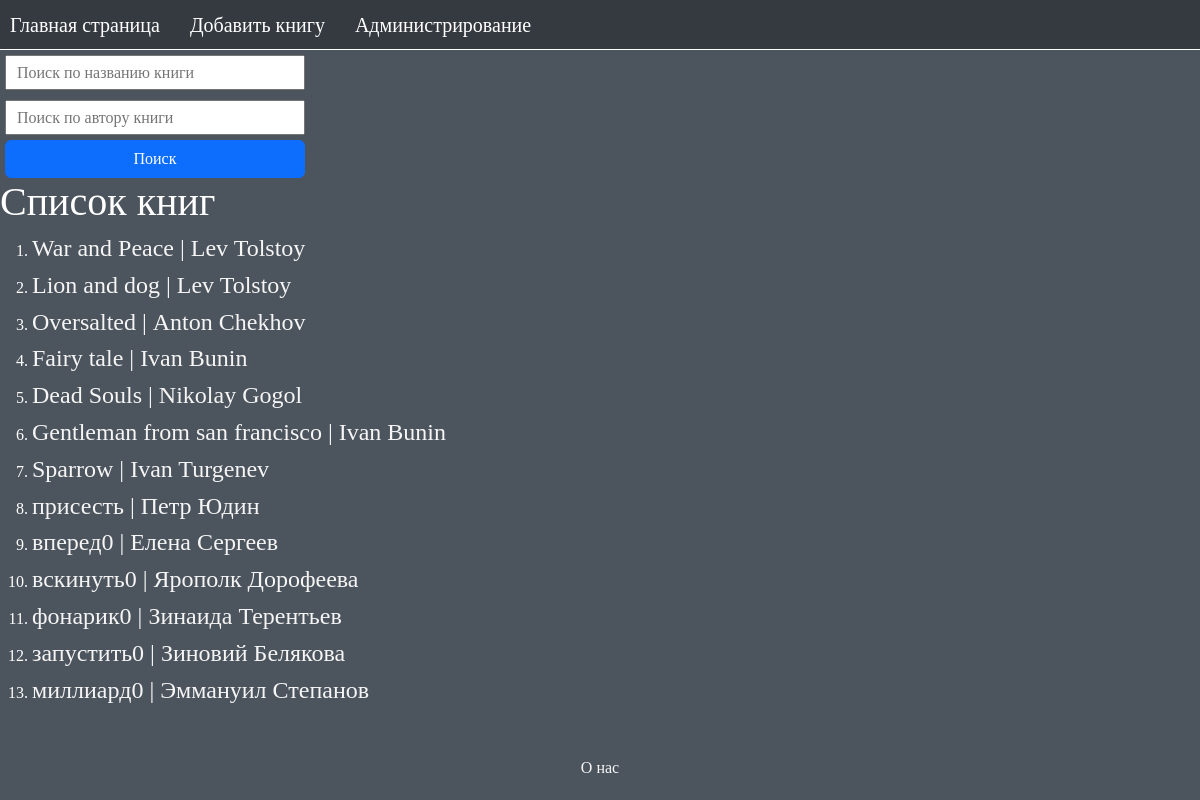
The page / on the database its author committed.
### books/models.py (models this page shows)
class Book(models.Model):
    title_book = models.CharField(
        max_length=255,
        help_text='Введите название произведения(Обязательно)',
        unique=True,
        verbose_name='Название',
    )
    censor = models.CharField(
        max_length=255,
        help_text='Введите тип произведения',
        verbose_name='Цензура',
        choices=CENSOR_CHOICE,
        default=CENSOR_CHOICE[1],
    )
    genre_book = models.ManyToManyField(
        BookGenre, verbose_name='Жанр произведения')
    author = models.ForeignKey(
        BookAuthor, on_delete=models.CASCADE, verbose_name='Имя и фамилия автора')
    content_book = models.TextField(
        help_text='Введите текст произведения(Обязательно)',
        verbose_name='Текст',
    )
    time_create = models.DateTimeField(
        auto_now_add=True,
        verbose_name='Дата добавления',
        null=True
    )
    time_update = models.DateTimeField(
        auto_now=True,
        verbose_name='Дата изменения',
    )

class BookAuthor(models.Model):
    firstName_author = models.CharField(
        max_length=255,
        help_text='Введите имя автора(Обязательно)',
        verbose_name='Имя автора',
        null=True,
    )
    lastName_author = models.CharField(
        max_length=255,
        help_text='Введите фамилию автора(Обязательно)',
        verbose_name='Фамилия автора',
        null=True,
    )
    def __str__(self):
        return self.get_fullname()
    def get_fullname(self) -> str:
        return ' '.join(filter(bool, [self.firstName_author, self.lastName_author]))

### books/views.py (the view)
# urls.py: path('', views.IndexTemplate.as_view(), name='index'),
class IndexTemplate(TitleMixin, ListView):
    template_name = 'books/index.html'
    title = "Главная страница"
    model = models.Book
    context_object_name = 'books'
    def get_filters(self):
        return filters.BooksFilter(self.request.GET)
    def get_queryset(self):
        return self.get_filters().qs
    def get_context_data(self, **kwargs):
        context = super().get_context_data(**kwargs)
        context['filter'] = self.get_filters()
        return context

### books/filters.py (called while the page is built, shortened)
    def filter_queryset(self, queryset):
        queryset = super().filter_queryset(queryset)
        title_book = self.data.get('title_book')
        author = self.data.get('author')
        return queryset

### books/views.py (called while the page is built)
    def get_title(self):
        return self.title

    def get_context_data(self, **kwargs):
        context = super().get_context_data(**kwargs)
        context['title'] = self.get_title()
        return context

### books/templates/books/index.html (shortened to what this page needs)
{% extends 'books/template_site.html'%}
{% block content %}
<form method="GET">
	<div class="search_form">
		{{ filter.form.title_book }}
	</div>
	<div class="search_form">
		{{ filter.form.author }}
	</div>
	<button class="btn btn-primary" style="width: 300px; margin-left: 5px;">Поиск</button>
</form>
<h1>Список книг</h1>
<ol>
	{% for book in books %}
	<li>
		<div class="list_books_and_authors">
			<a href="book/{{book.pk}}">
				<h4>{{book.title_book}} |&#160;</h4>
			</a>
			<a href="about_author/{{book.author.pk}}">
				<h4>{{book.author}} &#160;</h4>
			</a>
		</div>
	</li>
	{% empty %}
	<a href="">
		<h4>Книги не найдены</h4>
	</a>
	{% endfor %}
</ol>
<footer>
	<a href="about_site">О нас</a>
</footer>
{% endblock %}

### books/templates/books/template_site.html (shortened to what this page needs)
{% load static %}
<!DOCTYPE html>
<html lang="ru">
<head>
	<link href="https://cdn.jsdelivr.net/npm/bootstrap@5.3.0-alpha3/dist/css/bootstrap.min.css" rel="stylesheet"
>
	<link rel="stylesheet" type="text/css" href="{% static 'books/css/style.css' %}">
</head>
<body>
	<nav class="nav_menu">
		<div>
			<ul class="content_nav_menu">
				<li>
					<a class="nav-link" href="{% url 'books:index' %}">Главная страница</a>
				</li>
				<li>
					<a class="nav-link" href="{% url 'books:add_book' %}">Добавить книгу</a>
				</li>
				<li>
					<a class="nav-link" href="/admin/">Администрирование</a>
				</li>
			</ul>
		</div>
	</nav>
	{% block content %}
	{% endblock %}
</body>
</html>

### books/static/books/css/style.css (style rules this page uses)
body { background-color: #4C545D; font-family: Georgia; color: white; }
.list_books_and_authors { display: flex; }
a { color: whitesmoke; text-decoration: none; }
.nav_menu { display: flex; background-color: #343a40; height: 50px; border-bottom: 1px solid white; }
.content_nav_menu { display: flex; list-style: none; font-size: 20px; padding: 10px; }
.content_nav_menu li { margin-right: 30px; }
footer { position: fixed; bottom: 0; width: 100%; padding: 20px; text-align: center; }
.search_form { display: flex; padding: 5px; }
.search_form input { width: 300px; height: 35px; padding: 10px; }

### rows shown on the page
Book: title_book "War and Peace", author "Lev Tolstoy"
Book: title_book "Lion and dog", author "Lev Tolstoy"
Book: title_book "Oversalted", author "Anton Chekhov"
Book: title_book "Fairy tale", author "Ivan Bunin"
Book: title_book "Dead Souls", author "Nikolay Gogol"
Book: title_book "Gentleman from san francisco", author "Ivan Bunin"
Book: title_book "Sparrow", author "Ivan Turgenev"
Book: title_book "присесть", author "Петр Юдин"
Book: title_book "вперед0", author "Елена Сергеев"
Book: title_book "вскинуть0", author "Ярополк Дорофеева"
Book: title_book "фонарик0", author "Зинаида Терентьев"
Book: title_book "запустить0", author "Зиновий Белякова"
Book: title_book "миллиард0", author "Эммануил Степанов"
